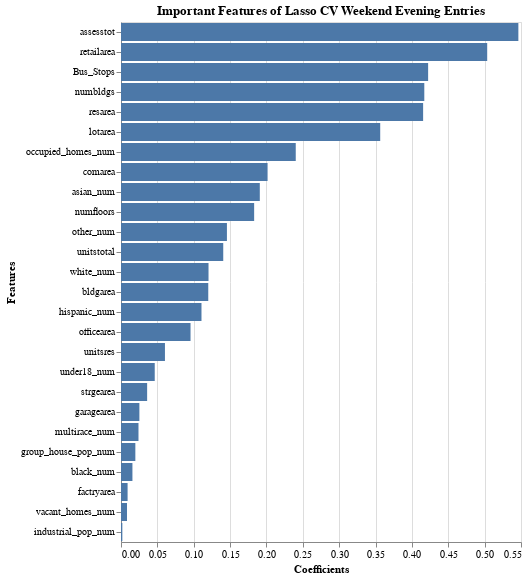

The cell this chart's notebook holds for it:
### Code cell
import altair as alt

alt.Chart(offpeak).mark_bar().encode(
    y=alt.Y('Features:N', sort='-x'),
    x='Coefficients'
).properties(
    title='Important Features of Lasso CV Weekend Evening Entries'
)

### Figure 1 — Vega-Lite specification as saved in the notebook (floating-point values rounded to 4 significant figures)
{"config": {"view": {"continuousWidth": 400, "continuousHeight": 300}}, "data": {"name": "data-67967464a930d1ae093a1011cbd499af"}, "mark": "bar", "encoding": {"x": {"field": "Coefficients", "type": "quantitative"}, "y": {"field": "Features", "sort": "-x", "type": "nominal"}}, "title": "Important Features of Lasso CV Weekend Evening Entries", "$schema": "https://vega.github.io/schema/vega-lite/v4.17.0.json", "datasets": {"data-67967464a930d1ae093a1011cbd499af": [{"Features": "assesstot", "Coefficients": 0.5464}, {"Features": "retailarea", "Coefficients": 0.5035}, {"Features": "Bus_Stops", "Coefficients": 0.4223}, {"Features": "numbldgs", "Coefficients": 0.417}, {"Features": "resarea", "Coefficients": 0.4154}, {"Features": "lotarea", "Coefficients": 0.3564}, {"Features": "occupied_homes_num", "Coefficients": 0.2403}, {"Features": "comarea", "Coefficients": 0.2015}, {"Features": "asian_num", "Coefficients": 0.1909}, {"Features": "numfloors", "Coefficients": 0.1831}, {"Features": "other_num", "Coefficients": 0.1457}, {"Features": "unitstotal", "Coefficients": 0.1406}, {"Features": "white_num", "Coefficients": 0.1203}, {"Features": "bldgarea", "Coefficients": 0.12}, {"Features": "hispanic_num", "Coefficients": 0.1107}, {"Features": "officearea", "Coefficients": 0.0956}, {"Features": "unitsres", "Coefficients": 0.06044}, {"Features": "under18_num", "Coefficients": 0.04638}, {"Features": "strgearea", "Coefficients": 0.03593}, {"Features": "garagearea", "Coefficients": 0.02528}, {"Features": "multirace_num", "Coefficients": 0.02404}, {"Features": "group_house_pop_num", "Coefficients": 0.01973}, {"Features": "black_num", "Coefficients": 0.01572}, {"Features": "factryarea", "Coefficients": 0.009061}, {"Features": "vacant_homes_num", "Coefficients": 0.008233}, {"Features": "industrial_pop_num", "Coefficients": 0.001846}]}}
